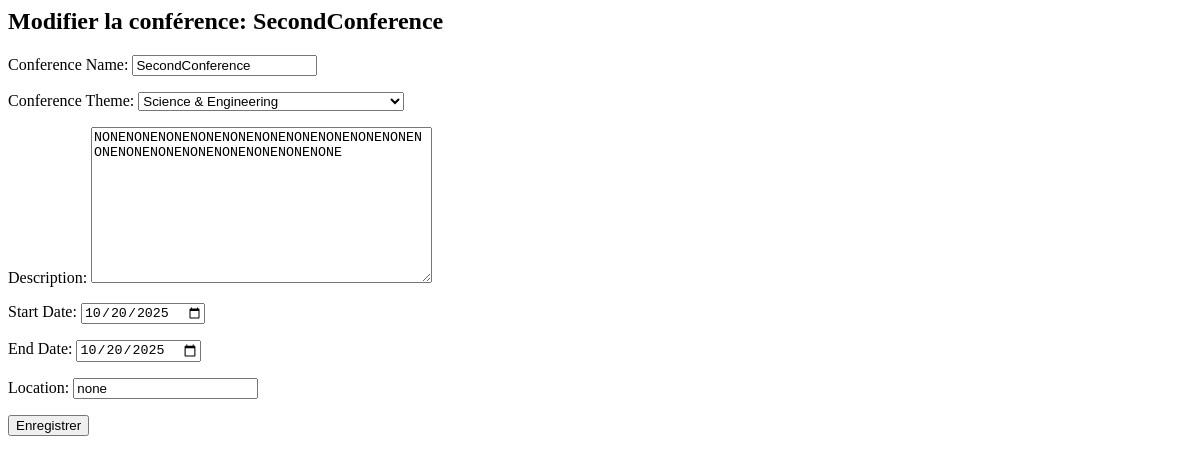
Before: /Conference/edit/3/ (signed in) with the older database file.
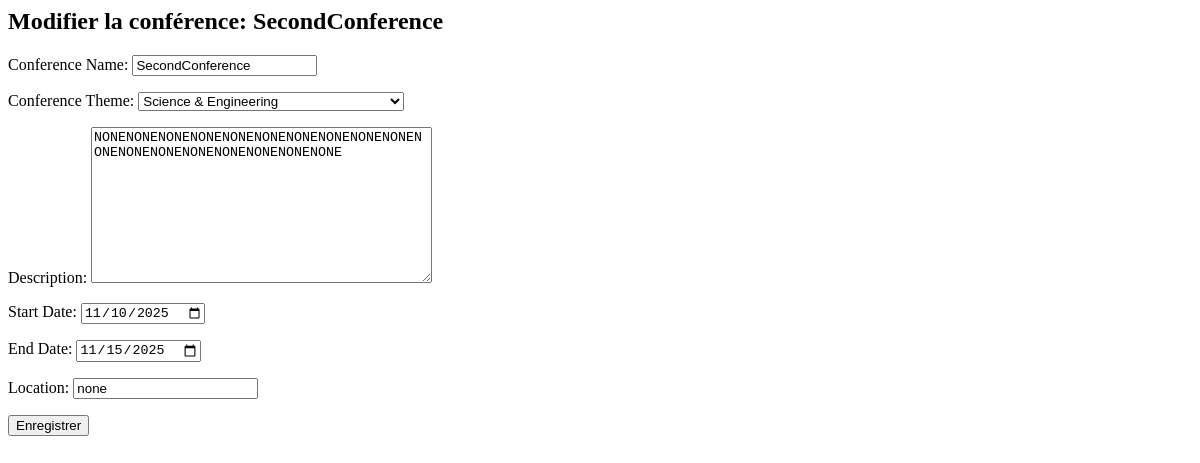
After: the same page with the newer database file.
### ConferenceApp/models.py (models this page shows, shortened)
class Conference(models.Model):
    conference_id=models.AutoField(primary_key=True,editable=False)
    name=models.CharField(max_length=255,validators=[conference_validator]) #to validate conference name
    description=models.TextField(validators=[MinLengthValidator(limit_value=30 , message='the description must have at least 30 characters')]) #minimum 50 characters
    location=models.CharField(max_length=255)
    start_date=models.DateField()
    end_date=models.DateField()
    THEME =[
        ("CS&AI","Computer Science & Artificial Intelligence"),
        ("SC&E","Science & Engineering"),
        ("SSC&ED","Social Science & Education"),
        ("Interdisciplinary","Interdisciplinary Themes"),
    ]
    theme=models.CharField(max_length=255,choices=THEME)
    created_at=models.DateTimeField(auto_now_add=True)
    updated_at=models.DateTimeField(auto_now=True)

### ConferenceApp/views.py (the view)
# urls.py: path('edit/<int:pk>/',ConferenceUpdateView.as_view(),name="conference_edit"), #to update a conference
class ConferenceUpdateView(LoginRequiredMixin,UpdateView):
    model = Conference
    template_name = 'Conferences/conference_form.html'
    form_class =ConferenceModel
    success_url = reverse_lazy('conference_liste')    #redirect to conference list after successful update

### ConferenceApp/forms.py
class ConferenceModel(forms.ModelForm):
    class Meta:   #specify the model to be used
        model = Conference
        fields = ['name', 'theme' ,'description', 'start_date', 'end_date', 'location']
        labels = {
            'name': 'Conference Name',
            'theme': 'Conference Theme',
            'description': 'Description',
            'start_date': 'Start Date',
            'end_date': 'End Date',
            'location': 'Location',
        }
        widgets = {
            'start_date': forms.DateInput(
                attrs={
                    'type': 'date',
                    'placeholder': 'Select a date'
                }),
            'end_date': forms.DateInput(
                attrs={
                    'type': 'date',
                    'placeholder': 'Select a date'
                }),
            'name': forms.TextInput(
                attrs={
                    'placeholder': 'Exemple: International Conference on AI'
                }),
        }

### workshop/templates/Conferences/conference_form.html (shortened to what this page needs)
{% if view.object.pk %}
    <h2>Modifier la conférence: {{ view.object.name }}</h2>
{% else %}
    <h2>Ajouter une nouvelle conférence</h2>
{% endif %}
<form method="post">
    {{ form.as_p }}
    <button type="submit">Enregistrer</button>
</form>

Changed rows visible on the page:
changed Conference "SecondConference": start_date "10/20/2025" → "11/10/2025"; end_date "10/20/2025" → "11/15/2025"
